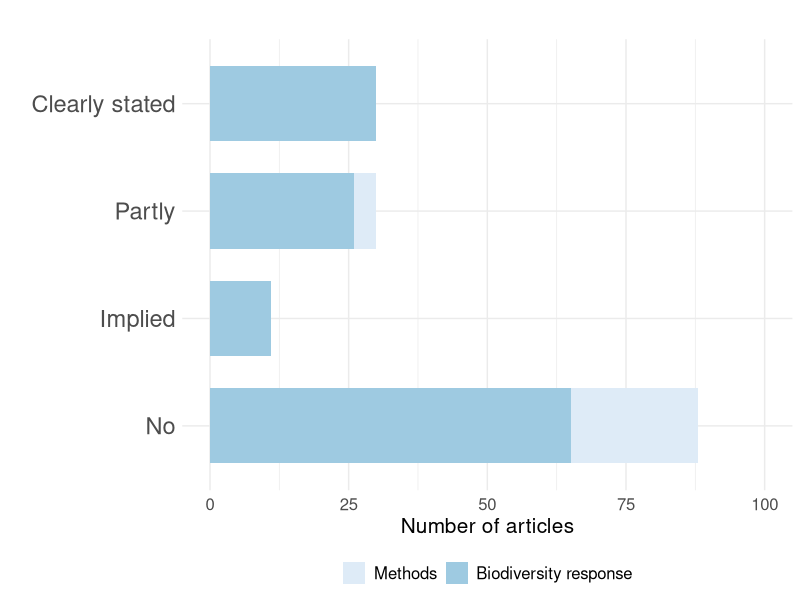
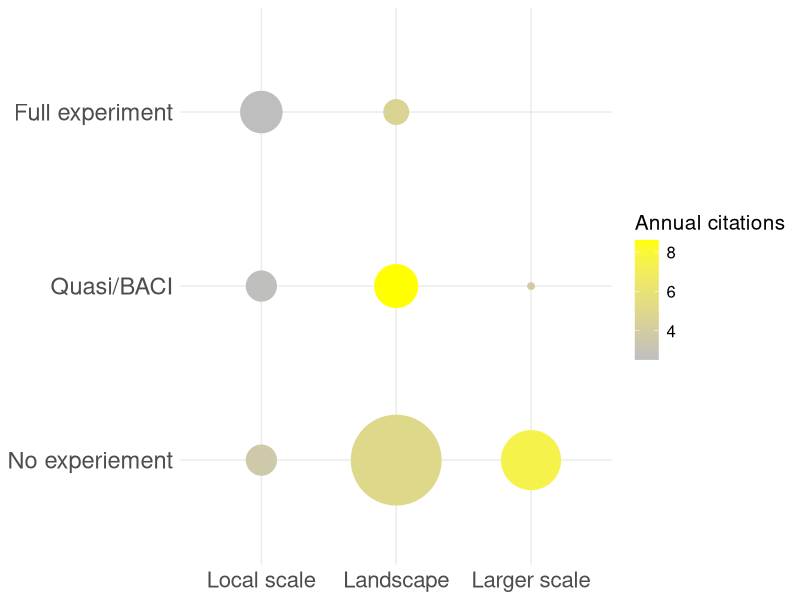
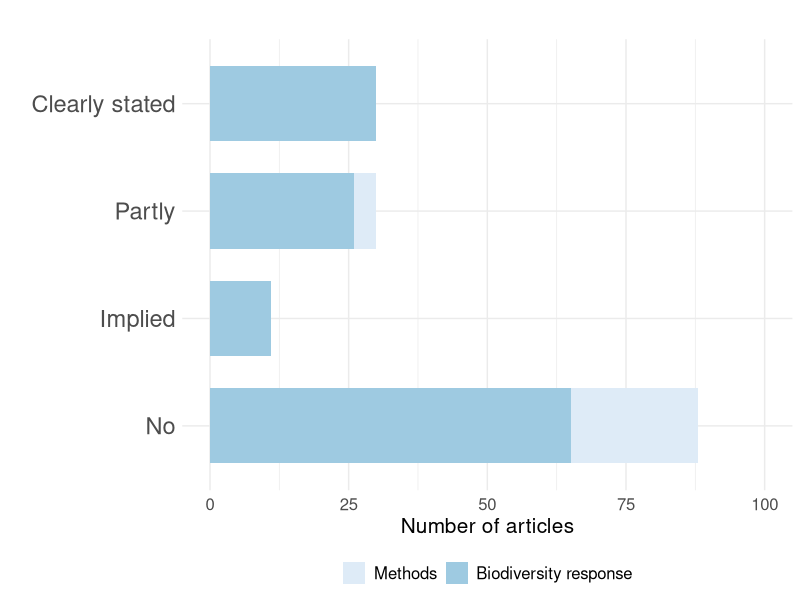
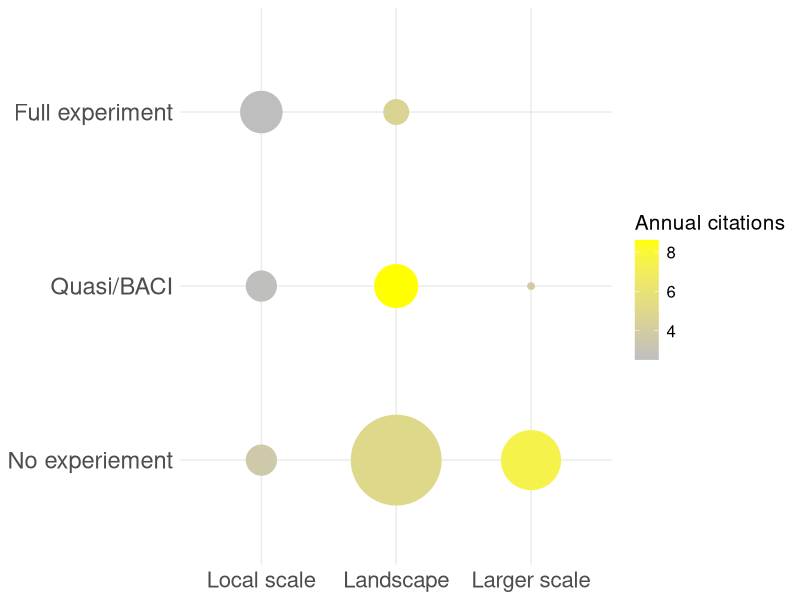

These figures' R source, in order:



library(tidyverse)
library(ggplot2)
library(here)
library(viridis)

##################################################################################################
##### Descriptives; 

d <- as_tibble(read.csv2(here("data", "Data_LittSurvey_Box1.csv")))


d <- d %>% mutate(Hypo=ifelse(Clearly.stated.hypothesis>1, 1, 0)) %>%
  mutate(Experiment=ifelse(Study.design=="Experimental", 1,0)) %>%
  mutate(YearLaps=abs(Year-2016)) %>%
  mutate(Scope2=ifelse(Scope=="Methods", "Methods", "Biodiversity response")) %>%
  mutate(Hypothesis2=Clearly.stated.hypothesis) %>% 
  mutate(Hypothesis2=ifelse(Hypothesis2==0, "No", 
                     ifelse(Hypothesis2==1, "Partly", 
                     ifelse(Hypothesis2==2, "Implied", "Clearly stated"))))

###############################################
##### cleary stated hypotheis; 

## Plotting results; 
## Clearly stated hypothesis; 
## Figure 1a

Hypothesis_prop <- d %>% group_by(Hypothesis2, Scope2) %>%
  count(Clearly.stated.hypothesis) %>%
  mutate(prop=prop.table(n)) %>%
  mutate(Hypothesis3= factor(Hypothesis2, 
        levels=c("No", "Implied", "Partly", "Clearly stated"))) %>%
mutate(Scope3= factor(Scope2, levels=c("Methods", "Biodiversity response")))


Hypothesis_prop2 <- d %>%
  filter(Scope=="Ecological processes") %>%
  count(Clearly.stated.hypothesis) %>%
  mutate(prop=prop.table(n))

p <- ggplot(data=Hypothesis_prop, aes(x=Hypothesis3, y=n, fill=Scope3)) +
  geom_bar(stat="identity", width=0.7, ) +
  theme_minimal() + 
  theme(text = element_text(size=15), legend.position = "bottom", legend.title = element_blank(), 
        axis.text.y = element_text(size=17)) +
  ylim(0, 100)+
  labs(x="", y="Number of articles", title="") + 
  scale_fill_brewer(palette="Blues")

p+coord_flip()

ggsave("Fig1a.png")


############################################################################
#### FIGURE 1b: 

d <- d %>% mutate(Exper_citation=ifelse(Study.design=="Non experimental", 1, 
                                        ifelse(Study.design=="Experimental", 3, 2))) %>%
  mutate(scale_citation=ifelse(Spatial.scale=="Local", 1, 
                               ifelse(Spatial.scale=="Landscape", 2, 3))) %>%
  mutate(citation_year=Number.of.citations/(2017-Year))

citation_table1 <- d %>% filter(Scope!="Methods") %>%
  group_by(Exper_citation, scale_citation) %>% 
  summarise(N_citat=quantile(citation_year, probs=c(0.75)), antall=n()) %>%
  mutate(prop=prop.table(antall))

###################

p <- ggplot(data=citation_table1, aes(x=scale_citation, y=Exper_citation, size=antall)) +
  geom_point(aes(colour=N_citat)) +
  scale_colour_gradient(low = "grey", high = "yellow")  

p + scale_x_discrete(labels=c("Local scale", "Landscape", "Larger scale"), limits=c(1,2,3)) +
  scale_y_discrete(labels=c("No experiement", "Quasi/BACI", "Full experiment"), limits=c(1,2,3)) +
  theme_minimal()+
  theme(axis.title=element_blank(),
        text = element_text(size=15),
        legend.position="right",
        axis.text.x = element_text(size=16),
        axis.text.y = element_text(size=17)) + 
  
  guides(size=FALSE) + 
  scale_size(range = c(2, 30)) +
  labs(colour="Annual citations")

ggsave("Fig1b.png", width = 20, height = 15, units = "cm")


###########################################################
### NUMBERS FOR THE TEXT: 

### Proportions; 

Hypothesis_prop2 <- d %>%
  mutate(Hyp_pooled=ifelse(Hypothesis2=="Partly", "Implied", Hypothesis2)) %>%
  count(Hyp_pooled) %>%
  mutate(prop=prop.table(n))

### Removing methods; 

Hypothesis_prop3 <- d %>%
  mutate(Hyp_pooled=ifelse(Hypothesis2=="Partly", "Implied", Hypothesis2)) %>%
  filter(Scope!="Methods") %>%
  count(Hyp_pooled) %>%
  mutate(prop=prop.table(n))

### Experiments; 

Exp_prop <- d %>% filter(Scope!="Methods") %>%
  count(Exper_citation) %>%
  mutate(prop=prop.table(n))














